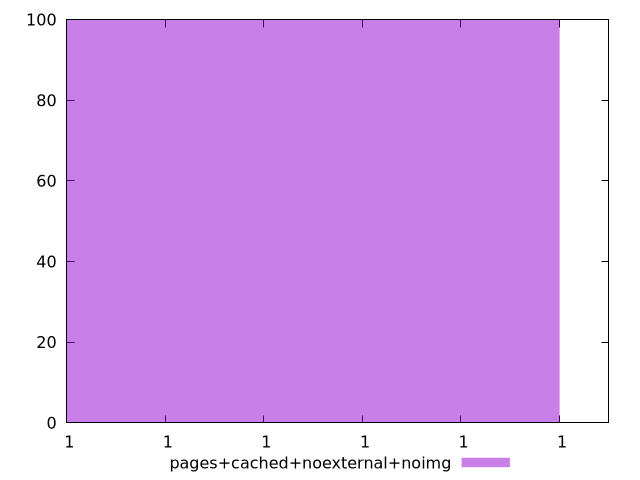

gnuplot code for this plot:
$_pagesCachedNoexternalNoimg <<EOF
0.9999997135746175 100
EOF
set key outside below
set terminal pngcairo
set output "report_00006_2020-11-02T20-21-41.718Z/dom-size/pages+cached+noexternal+noimg//hist.png"
set yrange [0:100]
set boxwidth 1.037534944975059e-15
set style fill transparent solid 0.5 noborder
plot $_pagesCachedNoexternalNoimg title "pages+cached+noexternal+noimg" with boxes ,
